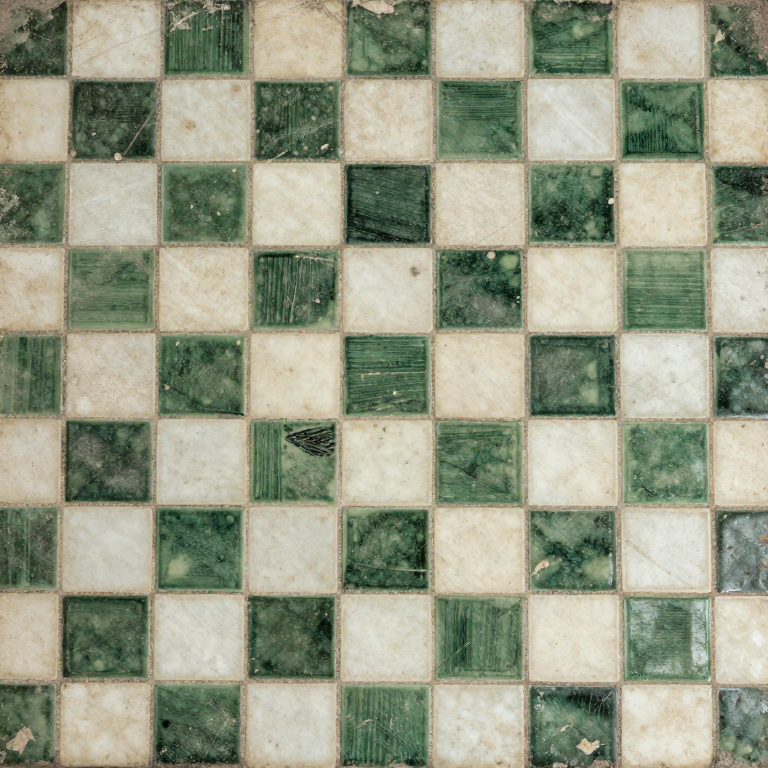
#> input picture tools/av/sources-v15/tile_floor.png, 768 x 768 px, given in place of tile_floor.jpg, which was not available
$ python build_posters.py
#> lines starting #> are read from the running program, lines starting #| are printed output that depends on the picture; pictures that were not available may be replaced by others from this repository, and a replacement may not be noted
### tools/art/artlib.py
"""artlib —— 《三更》程序化美术公共库。

全部图像由 numpy + Pillow 生成；固定随机种子（每个材质独立派生，见 rng()）。
不读取任何外部图片；只使用 Windows 自带中文字体文件。

主要能力：
  * 周期性（无缝）值噪声 / fBm / 各向异性噪声；
  * 周期性模糊（FFT 高斯）与普通模糊（边缘 pad）；
  * 轮胎状（torus）分布的斑点、椭圆、折线笔触 —— 所有 tiled 贴图保持无缝；
  * 文字蒙版（横排/竖排，楷体/黑体/宋体/雅黑）；
  * 贴图采样（供海报透视采样）；
  * JPEG/PNG 保存、缩小、颗粒、暗角等收尾工具。
"""
from __future__ import annotations

import hashlib
import json
import math
from pathlib import Path

import numpy as np
from PIL import Image, ImageDraw, ImageFont

# ---------------------------------------------------------------- 路径与常量

HORROR_DIR = Path(__file__).resolve().parents[2]          # horror-demos/
PROJECT_DIR = HORROR_DIR.parent                            # 文艺漫游/
TEX_DIR = HORROR_DIR / "assets" / "textures"
ART_DIR = HORROR_DIR / "assets" / "art"
REPORT_DIR = HORROR_DIR / "reports" / "art"

SEED = 20261018

FONT_KAI = r"C:\Windows\Fonts\simkai.ttf"     # 楷体：手写招牌、印章
FONT_SONG = r"C:\Windows\Fonts\simsun.ttc"    # 宋体：表盘、纸面
FONT_HEI = r"C:\Windows\Fonts\simhei.ttf"     # 黑体：门牌、雕版
FONT_YAHEI = r"C:\Windows\Fonts\msyh.ttc"     # 雅黑：联系表标注

# 统一材质清单（键名 -> 文件名/尺寸/是否平铺）由 build_textures 读取，此处只放工具。


# ---------------------------------------------------------------- 随机与噪声

def rng(name: str) -> np.random.Generator:
    """按名字派生稳定随机数发生器（跨进程/跨机器稳定）。"""
    h = hashlib.md5(f"sangeng-art::{SEED}::{name}".encode("utf-8")).hexdigest()
    return np.random.default_rng(int(h[:16], 16))


def rng_int(name: str) -> int:
    h = hashlib.md5(f"sangeng-int::{SEED}::{name}".encode("utf-8")).hexdigest()
    return int(h[:8], 16)


def smoothstep(t):
    t = np.clip(t, 0.0, 1.0)
    return t * t * (3.0 - 2.0 * t)


# [169 lines left out: functions coords, pnoise, fbm, ridged, blur, torus_delta and 4 more, not called in this run]


# ---------------------------------------------------------------- 颜色工具

def hexc(h: str) -> np.ndarray:
    h = h.lstrip("#")
    return np.array([int(h[i:i + 2], 16) / 255.0 for i in (0, 2, 4)], dtype=np.float32)


# [24 lines left out: functions mix, over, ramp, not called in this run]


def desaturate(rgb, amount=0.25):
    lum = (rgb @ np.array([0.299, 0.587, 0.114], np.float32))[..., None]
    return mix(rgb, np.repeat(lum, 3, axis=-1), amount)


def brighten_contrast(rgb, brightness=0.0, contrast=1.0):
    out = (rgb - 0.5) * contrast + 0.5 + brightness
    return np.clip(out, 0.0, 1.0)


# [33 lines left out: functions grain, vignette_mask, border_dist, not called in this run]


# ---------------------------------------------------------------- 文字

_FONT_CACHE: dict = {}


# [127 lines left out: functions get_font, text_mask, vtext_mask, to_img, resize_arr, downscale_tiled and 3 more, not called in this run]


# ---------------------------------------------------------------- 贴图采样（海报用）

_TEX_CACHE: dict = {}


def load_tex(path):
    path = Path(path)
    key = str(path)
    if key not in _TEX_CACHE:
        im = Image.open(path).convert("RGB")
#> im is the input picture: PIL image 768x768 RGB; mean R, G, B 150.1, 155, 133.6
        _TEX_CACHE[key] = np.asarray(im, np.float32) / 255.0
    return _TEX_CACHE[key]


def sample(tex, u, v, wrap=True):
    """双线性采样。u,v 可为任意形状数组（0..1）；wrap=True 周期性。"""
#> called with wrap = True
    h, w = tex.shape[:2]
#> h = 768; w = 768
    u = np.asarray(u, np.float32)
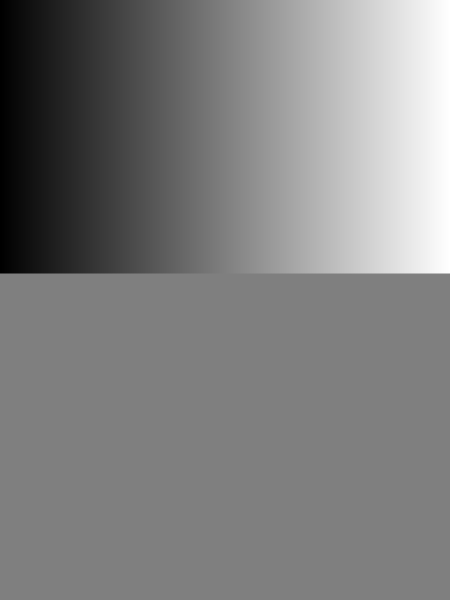
#> u: shape (1200, 900) float32 (shown at 1/2 size); min -34875, max 34797.5, mean -17.7; drawn with min black and max white
    v = np.asarray(v, np.float32)
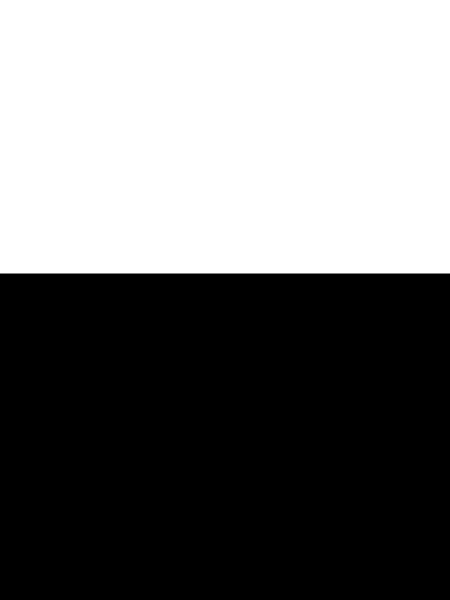
#> v: shape (1200, 900) float32 (shown at 1/2 size); min 0.724, max 47275, mean 21552.3; drawn with min black and max white
    if wrap:
        x = (u % 1.0) * w
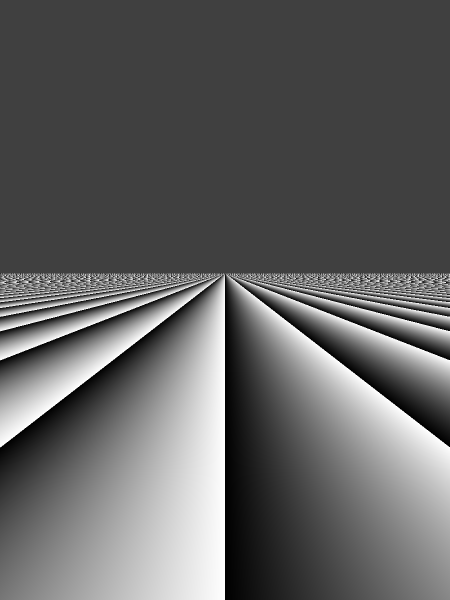
#> x: shape (1200, 900) float32 (shown at 1/2 size); min 0, max 767.9, mean 296.2; drawn with min black and max white
        y = (v % 1.0) * h
        x0 = np.floor(x).astype(np.int64) % w
        y0 = np.floor(y).astype(np.int64) % h
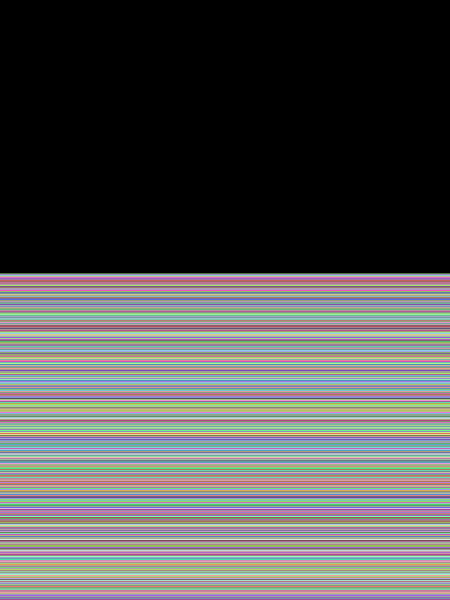
#> y0: shape (1200, 900) int64 (shown at 1/2 size); 484 distinct labels, from 0 to 767; one colour per label, 0 black
        x1 = (x0 + 1) % w
        y1 = (y0 + 1) % h
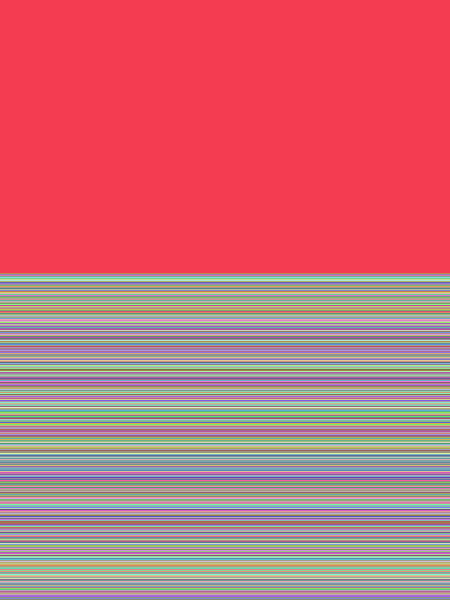
#> y1: shape (1200, 900) int64 (shown at 1/2 size); 484 distinct labels, from 0 to 766; one colour per label, 0 black
    else:
        x = np.clip(u, 0, 1) * (w - 1)
        y = np.clip(v, 0, 1) * (h - 1)
        x0 = np.floor(x).astype(np.int64)
        y0 = np.floor(y).astype(np.int64)
        x1 = np.clip(x0 + 1, 0, w - 1)
        y1 = np.clip(y0 + 1, 0, h - 1)
    fx = (x - x0)[..., None].astype(np.float32)
    fy = (y - y0)[..., None].astype(np.float32)
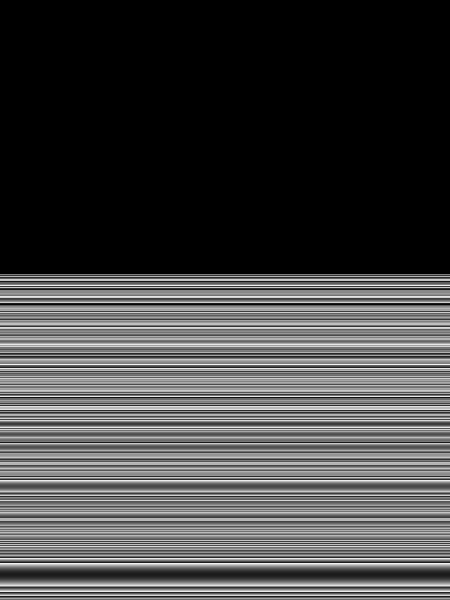
#> fy: shape (1200, 900, 1) float32 (shown at 1/2 size); min 0, max 1, mean 0.271
    c00 = tex[y0, x0]
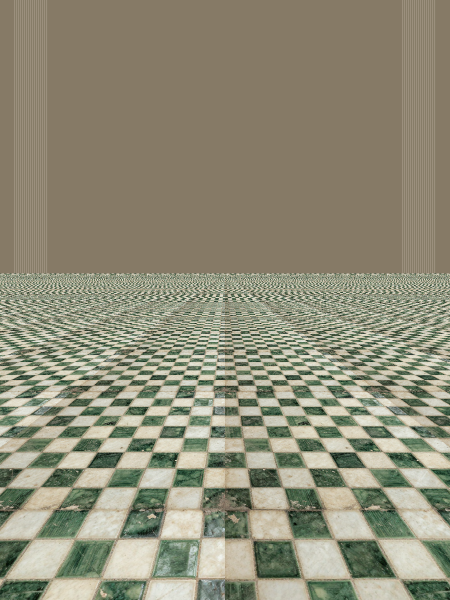
#> c00: shape (1200, 900, 3) float32 (shown at 1/2 size); mean of channels 0, 1, 2 0.561, 0.553, 0.471; drawn as R, G, B
    c01 = tex[y0, x1]
    c10 = tex[y1, x0]
    c11 = tex[y1, x1]
    return (c00 * (1 - fx) + c01 * fx) * (1 - fy) + (c10 * (1 - fx) + c11 * fx) * fy
#> returned value: shape (1200, 900, 3) float32


# ---------------------------------------------------------------- 渐变/场工具

# [19 lines left out: functions gradient_v, radial_field, not called in this run]


def hexlist(hexes):
    return [hexc(h) for h in hexes]


# [12 lines left out: functions write_json, md5_file, not called in this run]

### tools/art/build_posters.py
"""《三更》海报与包装生成：poster-door / poster-mirror / poster-night、
hero.jpg、seal.png、favicon.png。

海报全部由 numpy + Pillow 程序化绘制，透视面用真实采样已生成的 MAT_* 贴图；
固定 seed，可重跑复现。海报上不写标题文字（标题由 HTML 叠加），只有画面与日期戳。
"""
from __future__ import annotations

import math
import sys
from pathlib import Path

sys.path.insert(0, str(Path(__file__).resolve().parent))

import numpy as np                                      # noqa: E402
from PIL import Image, ImageDraw, ImageFont             # noqa: E402

import artlib as A                                      # noqa: E402

PW, PH = 900, 1200


# ---------------------------------------------------------------- 基础工具

def _img(name):
    """读取贴图（RGB float0..1），带缓存。"""
    return A.load_tex(A.TEX_DIR / name)


def _img_rgba(name):
    im = Image.open(A.TEX_DIR / name).convert("RGBA")
    return np.asarray(im, np.float32) / 255.0


def _samp(name, u, v, wrap=True):
    return A.sample(_img(name), u, v, wrap=wrap)


# [5 lines left out: function _samp_alpha, not called in this run]


def _grid(w, h):
    return np.mgrid[0:h, 0:w].astype(np.float32)


# [42 lines left out: function _figure_mask, not called in this run]


def _blur_mask(mask, sigma, periodic=False):
    return A.blur(mask, sigma, periodic=periodic)


def _over_screen(col, color, mask, strength=1.0):
    return A.over(col, np.asarray(color, np.float32), mask, strength)


def _grain_final(col, r, amount=0.04, chroma=0.3):
    return A.grain(np.clip(col, 0, 1), r, amount, chroma)


# [36 lines left out: functions _scanlines, _scratches, _dust_specks, _save, _date_stamp, not called in this run]


# ================================================================ 海报一：门后
def poster_door():
    W, H = PW, PH
    r = A.rng("poster_door")
    yy, xx = _grid(W, H)
    cx, cy = W * 0.50, H * 0.455
    f = 610.0
    ycam, halfw, ceilh, D = 1.55, 1.1, 2.7, 8.6
    u = xx - cx
    v = yy - cy

    # ---- 透视面参数
    d_floor = ycam * f / np.maximum(v, 1e-2)
    x_floor = u * d_floor / f
    m_floor = (v > 0) & (np.abs(x_floor) <= halfw) & (d_floor <= D)

    d_ceil = (ceilh - ycam) * f / np.maximum(-v, 1e-2)
    x_ceil = u * d_ceil / f
    m_ceil = (v < 0) & (np.abs(x_ceil) <= halfw) & (d_ceil <= D)

    d_r = halfw * f / np.maximum(u, 1e-2)
    y_r = ycam - v * d_r / f
    m_r = (u > 0) & (y_r >= 0) & (y_r <= ceilh) & (d_r <= D)

    d_l = halfw * f / np.maximum(-u, 1e-2)
    y_l = ycam - v * d_l / f
    m_l = (u < 0) & (y_l >= 0) & (y_l <= ceilh) & (d_l <= D)

    x_end = u * D / f
    y_end = ycam - v * D / f
    m_end = (np.abs(x_end) <= halfw) & (y_end >= 0) & (y_end <= ceilh)

    # ---- 材质采样
    floor_alb = _samp("tile_floor.jpg", x_floor / 2.0, d_floor / 2.0)
    ceil_alb = _samp("paint_ceiling.jpg", x_ceil / 2.0, d_ceil / 2.0)
    wall_alb = np.where(m_r[..., None],
                        _samp("wallpaper_old_dark.jpg", d_r / 2.0, y_r / 2.0),
                        _samp("wallpaper_old_dark.jpg", d_l / 2.0, y_l / 2.0))
    y_wall = np.where(m_r, y_r, y_l)
    d_wall = np.where(m_r, d_r, d_l)
    # 墙裙（1m 以下深绿漆）
    band = A.smoothstep((1.02 - y_wall) / 0.07)
    band_tex = _samp("concrete.jpg", d_wall / 2.0, y_wall / 2.0) * \
        np.array([0.42, 0.55, 0.46], np.float32)
    wall_alb = A.mix(wall_alb, band_tex, band * 0.85)
    # 墙裙分界线
    line = np.exp(-((y_wall - 1.04) / 0.012) ** 2)
    wall_alb = A.over(wall_alb, A.hexc("#20291f"), line, 0.6)
    # 墙面霉斑/水渍（贴花采样）
    mold_a = _samp_alpha("stain_mold.png", d_wall / 3.0, y_wall / 3.0)
    wall_alb = A.over(wall_alb, A.hexc("#26301f"), mold_a, 0.60)
    water_a = _samp_alpha("stain_water.png", d_wall / 2.3 + 0.3, y_wall / 2.3)
    wall_alb = A.over(wall_alb, A.hexc("#8b6f38"), water_a, 0.35)
    # 墙面竖向污痕
    grime = A.fbm((H, W), 0, 3, r, aniso=(40, 2))
    wall_alb *= (0.85 + 0.25 * grime)[..., None]

    # 侧门（走廊两边的住户门）
    door_defs = [("R", 4.6), ("L", 3.2), ("L", 6.5), ("R", 7.7)]
    for side, dc in door_defs:
        on = m_r if side == "R" else m_l
        dw = d_r if side == "R" else d_l
        yw = y_r if side == "R" else y_l
        in_door = on & (np.abs(dw - dc) <= 0.46) & (yw <= 2.06)
        door_uv_u = (dw - dc + 0.46) / 0.92
        door_uv_v = yw / 2.06
        door_alb = _samp("wood_door.jpg", door_uv_u, door_uv_v)
        # 门框
        frame = in_door & ((np.abs(dw - dc) > 0.40) | (yw > 1.98))
        wall_alb = np.where(in_door[..., None], door_alb, wall_alb)
        wall_alb = A.over(wall_alb, A.hexc("#33291f"), frame, 0.5)
        # 门牌（小亮点）
        plate = in_door & (yw > 1.38) & (yw < 1.62) & \
            (np.abs(dw - dc) < 0.09)
        wall_alb = A.over(wall_alb, A.hexc("#b7b09b"), plate, 0.8)

    # 尽头墙 + 门
    end_alb = _samp("wallpaper_old_dark.jpg", x_end / 2.0, y_end / 2.0)
    in_end_door = m_end & (np.abs(x_end) <= 0.45) & (y_end <= 2.05)
    end_door_alb = _samp("wood_door.jpg", x_end / 0.90 + 0.5, y_end / 2.05)
    end_frame = (m_end & (np.abs(x_end) <= 0.54) &
                 (((np.abs(x_end) - 0.45) ** 2 < 0.004) |
                  ((y_end > 2.05) & (y_end < 2.14))))
    end_alb = np.where(in_end_door[..., None], end_door_alb, end_alb)
    end_alb = A.over(end_alb, A.hexc("#2e2419"), end_frame, 0.6)
    # 门板压线
    panel = in_end_door & ((np.abs(x_end) - 0.33) ** 2 < 0.0015) | \
        (in_end_door & (np.abs(y_end - 1.15) < 0.02))
    end_alb = A.over(end_alb, A.hexc("#3d2a1f"), panel, 0.35)

    # ---- 合成 albedo
    alb = np.where(m_end[..., None], end_alb,
                   np.where(m_ceil[..., None], ceil_alb,
                            np.where((m_r | m_l)[..., None], wall_alb,
                                     floor_alb)))
    alb = np.where(m_ceil[..., None], alb * 0.80, alb)
    # 地面拼缝磨损（砖块网格线）
    floor_line = np.minimum((d_floor / 2.0) % 1.0, 1 - (d_floor / 2.0) % 1.0)
    floor_line = np.minimum(floor_line, np.minimum(
        (x_floor / 2.0 + 0.5) % 1.0, 1 - (x_floor / 2.0 + 0.5) % 1.0))
    alb *= (1.0 - 0.18 * A.smoothstep((0.02 - floor_line) / 0.02))[..., None]

    # ---- 世界坐标（用于光照）
    px = np.where(m_end, x_end,
                  np.where(m_r, halfw,
                           np.where(m_l, -halfw,
                                    np.where(m_ceil, x_ceil, x_floor))))
    py = np.where(m_end, y_end,
                  np.where(m_r, y_r,
                           np.where(m_l, y_l,
                                    np.where(m_ceil, ceilh, 0.0))))
    pd = np.where(m_end, D,
                  np.where(m_r, d_r,
                           np.where(m_l, d_l,
                                    np.where(m_ceil, d_ceil, d_floor))))

    # ---- 光照
    # 灯光是乘在 albedo 上的（否则会被均匀光洗掉材质细节）
    light = np.zeros((H, W, 3), np.float32)
    light += np.array([0.082, 0.100, 0.090], np.float32)[None, None]
    tube_col = np.array([0.74, 0.98, 0.84], np.float32)
    for ld, inten in ((1.9, 1.0), (4.3, 0.92), (6.7, 0.80)):
        dist2 = px * px + (py - 2.52) ** 2 + (pd - ld) ** 2
        light += tube_col[None, None] * (inten * 0.92 / (1.0 + dist2 * 0.36))[..., None]
    # 门后暖光
    dist2w = px * px + (py - 0.95) ** 2 + (pd - (D - 0.08)) ** 2
    warm = 0.70 / (1.0 + dist2w * 1.40)
    light += np.array([1.0, 0.55, 0.26], np.float32)[None, None] * warm[..., None]
    # 远处一点点冷色反射
    light += np.array([0.05, 0.06, 0.065], np.float32)[None, None] * \
        np.exp(-((pd - D) / 2.5) ** 2)[..., None]
    col = alb * light

    # ---- 雾
    fog = np.clip(1.0 - np.exp(-(pd / 12.0) ** 2), 0, 0.88) * 0.82
    fog_col = np.array([0.036, 0.046, 0.042], np.float32)
    col = col * (1 - fog[..., None]) + fog_col[None, None] * fog[..., None]

    # ---- 门缝透光（屏幕空间）
    hw_px = 0.45 * f / D
    y_bot = cy + ycam * f / D
    y_top = cy - (2.05 - ycam) * f / D
    dx = np.maximum(np.maximum(cx - hw_px - xx, xx - (cx + hw_px)), 0)
    dy = np.maximum(np.maximum(y_top - yy, yy - y_bot), 0)
    edge = np.sqrt(dx * dx + dy * dy)
    warm_col = np.array([1.0, 0.64, 0.32], np.float32)
    glow = np.exp(-(edge / 3.0) ** 2) * 0.62 + np.exp(-(edge / 26.0) ** 2) * 0.20
    col += glow[..., None] * warm_col[None, None]
    slit = np.exp(-((xx - cx) / (hw_px * 1.05)) ** 8) * \
        np.exp(-((yy - y_bot) / 2.4) ** 2)
    col += slit[..., None] * warm_col[None, None] * 0.55
    halo = np.exp(-(edge / 95.0) ** 2) * 0.14
    col += halo[..., None] * warm_col[None, None]

    # ---- 顶灯（天花上的日光灯盒，光晕）
    for ld, inten in ((1.9, 1.0), (4.3, 0.8), (6.7, 0.6)):
        sy = cy - (2.58 - ycam) * f / ld
        sx = cx
        d2 = (xx - sx) ** 2 + (yy - sy) ** 2
        g = inten * np.exp(-d2 / (2 * (10.0 ** 2))) * 0.45
        col += g[..., None] * np.array([0.80, 0.97, 0.88], np.float32)[None, None]
        bar = inten * np.exp(-((yy - sy) / 1.6) ** 2) * \
            np.exp(-((xx - sx) / (22.0 * inten + 6)) ** 2) * 0.65
        col += bar[..., None] * np.array([0.88, 1.0, 0.94], np.float32)[None, None]

    # ---- 尘埃/光点
    col = _dust_specks(col, r, 90, 0.10)

    # ---- 调色与后处理
    col = A.desaturate(col, 0.24)
    col *= np.array([1.03, 0.97, 0.99], np.float32)[None, None]
    col = np.clip(col, 0, 1)
    col = _grain_final(col, r, 0.042, 0.32)
    col = _scanlines(col, 0.025)
    col = _scratches(col, r, 14, "#c9c4b0", 0.16)
    col = col * A.vignette_mask((H, W), 0.62, 1.6)[..., None]
    col = np.clip(col, 0, 1)
    img = A.to_img(col)
    img = _date_stamp(img, "98 03 12", (W - 186, H - 64), 20, (198, 124, 58))
    img.save(A.ART_DIR / "poster-door.jpg", "JPEG", quality=90, optimize=True)
    print(f"  poster-door.jpg  900x1200  "
          f"{(A.ART_DIR / 'poster-door.jpg').stat().st_size/1024:.0f} KB")
    return img


# ================================================================ 海报二：镜中
# [578 lines left out: functions poster_mirror, poster_night, build_hero, _seal_mask, build_seal, build_favicon, not called in this run]


# ================================================================ 入口
def main():
    A.ART_DIR.mkdir(parents=True, exist_ok=True)
    print("生成海报与包装 ...")
    poster_door()
    poster_mirror()
    poster_night()
    build_hero()
    build_seal()
    build_favicon()
    print("完成。")


if __name__ == "__main__":
#> (the run stopped early here; a loop or call above may not have finished)

$ run again, with tools/av/sources-v15/curtain.png copied over tools/av/sources-v15/tile_floor.png
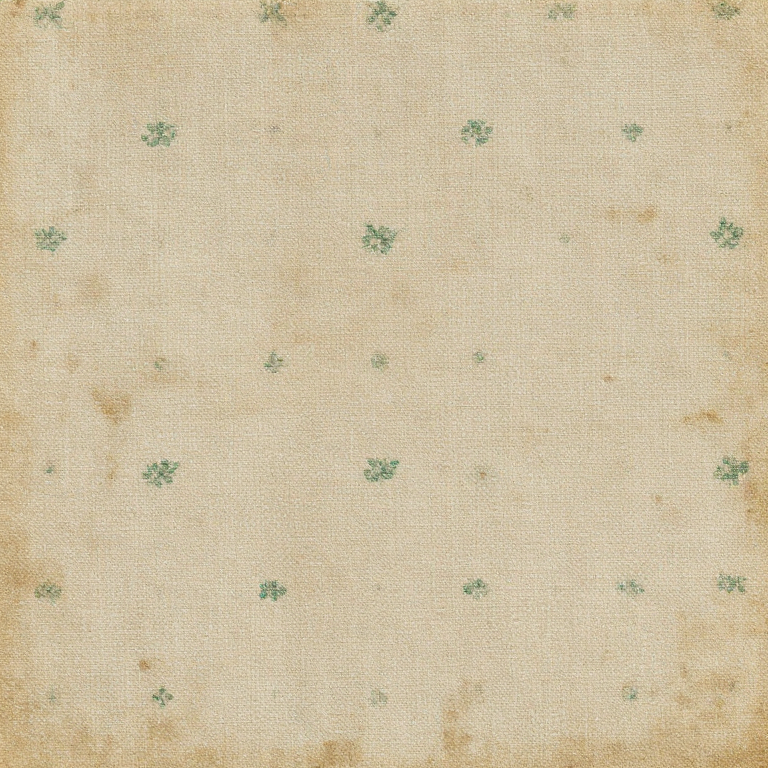
#> input picture tools/av/sources-v15/curtain.png, 768 x 768 px, given in place of tile_floor.jpg, which was not available
#> in load_tex, im is the input picture: PIL image 768x768 RGB; mean R, G, B 206.3, 191.8, 162.1
#> h = 768
#> y0: shape (1200, 900) int64; 484 distinct labels, from 0 to 767
#> y1: shape (1200, 900) int64; 484 distinct labels, from 0 to 766
#> in sample, `c00 = tex[y0, x0]`:
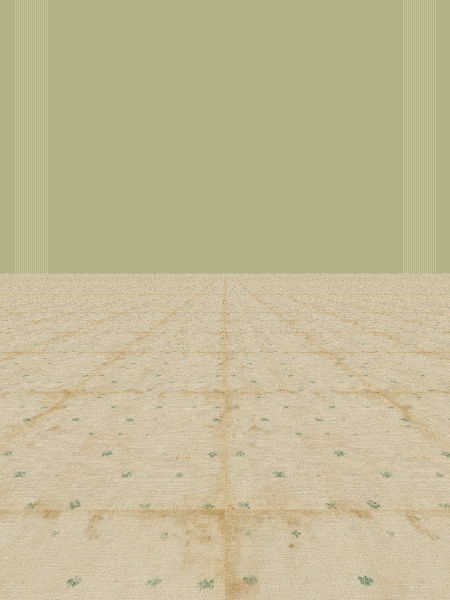
#> c00: shape (1200, 900, 3) float32 (shown at 1/2 size); mean of channels 0, 1, 2 0.761, 0.726, 0.588; drawn as R, G, B
#> in sample, `c01 = tex[y0, x1]`:
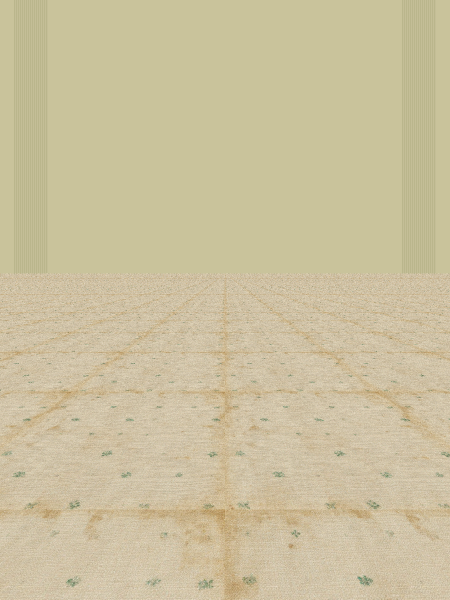
#> c01: shape (1200, 900, 3) float32 (shown at 1/2 size); mean of channels 0, 1, 2 0.796, 0.754, 0.619; drawn as R, G, B
